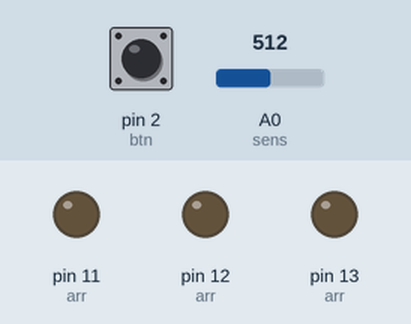
Simulated run of this sketch. Board: Arduino Uno, built with avr-gcc and run on an emulated ATmega328P. Shown: output pins drawn as LEDs (lit = HIGH). The inputs (shaded band) are chosen by the test bench; at power-on: pin 2 (btn) HIGH, A0 (sens) = 512.

Above: at 0.1 s.
Timing chart, 0 to 1.6 s (numbered marks = the images above):
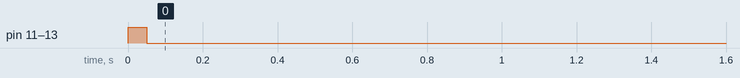

The sketch:

night_light.ino
```cpp
//define variables for leds/button/sensor
const int btn = 2;
const int sens = 0;
const int led1 = 13;
const int led2 = 12;
const int led3 = 11;

//define an array with our leds
int arr[] = {led1, led2, led3};

//define number of leds
int num_arr = sizeof(arr) / sizeof(arr[0]);

//define level of lightness
int light_lvl, high = 0, low = 1023;

int btn_state = LOW;
int l_btn_state = LOW;

bool circuitEnabled = true; //start with the circuit enabled

//define a function for tuning auto lightness
void auto_tune(){
  if (light_lvl < low){
    low = light_lvl;
  }

  if (light_lvl > high){
    high = light_lvl;
  }
  light_lvl = map(light_lvl, low, high, 0, num_arr);
  light_lvl = constrain(light_lvl, 0, num_arr);
}

void setup(){
  for (int i = 0; i < num_arr; i++){
    pinMode(arr[i], OUTPUT); //set all leds as output
    digitalWrite(arr[i], HIGH); //turn on all LEDs initially
  }
  pinMode(btn, INPUT_PULLUP); //set button as input with internal pull-up resistor
  Serial.begin(9600); //for debugging (sensor readings)
}

//turn on and off leds based on light level and button press
void loop(){
  light_lvl = analogRead(sens);
  auto_tune();

  btn_state = digitalRead(btn);
  if (btn_state != l_btn_state){
    if (btn_state == HIGH){
      circuitEnabled = !circuitEnabled;
    }
    delay(50);
  }
  l_btn_state = btn_state;
  if (circuitEnabled){
    for (int i = 0; i < num_arr; i++){
      if (i < light_lvl) {
        digitalWrite(arr[i], HIGH);
      }else{
        digitalWrite(arr[i], LOW);
      }
    }
  }else{
    for (int i = 0; i < num_arr; i++){
      digitalWrite(arr[i], LOW);
    }
  }
}
```

Measured:
- by itself, pin 11 (arr), pin 12 (arr), pin 13 (arr): HIGH → LOW at 0.05 s
